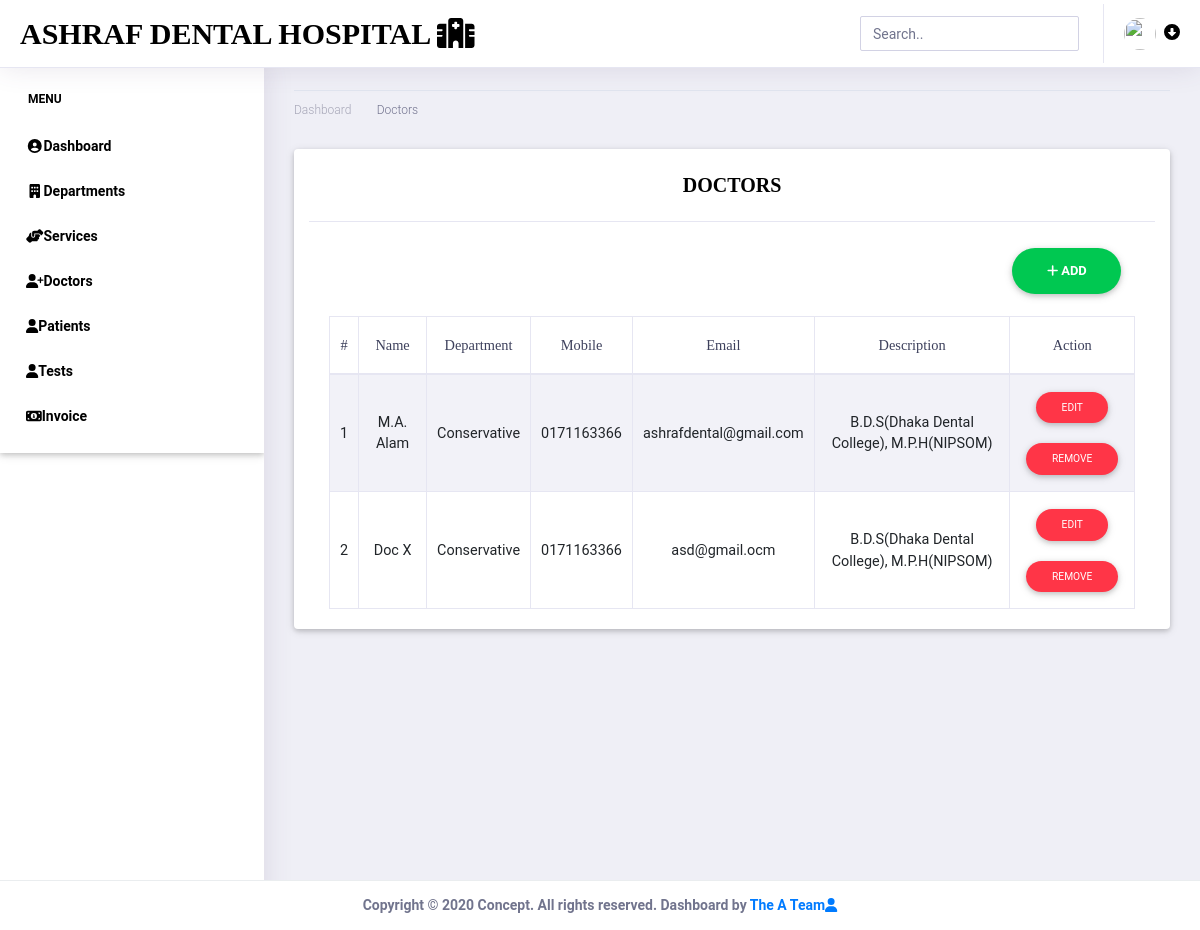
Page /doctors/ (signed in) on the earlier database version.
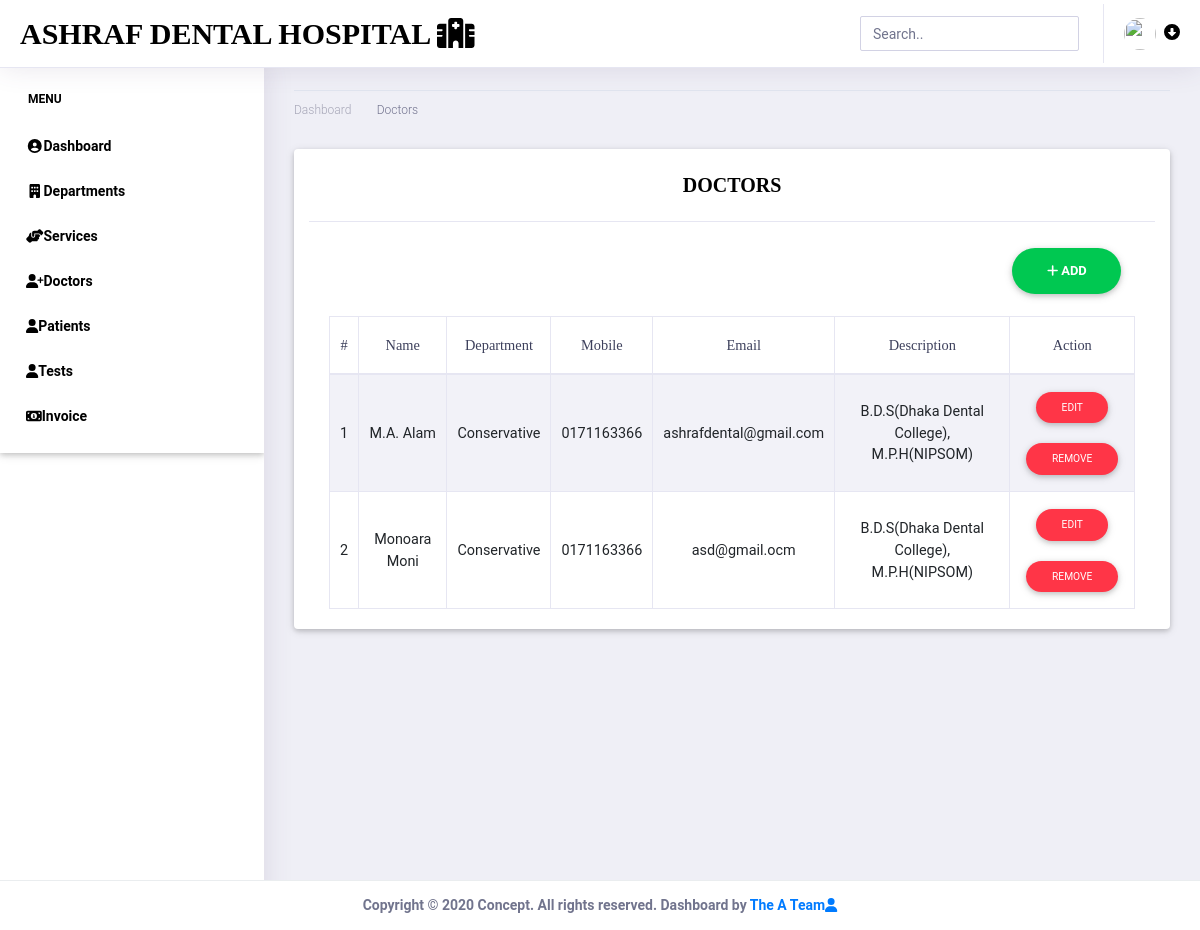
Same page on the later database version.
### doctor_app/models.py (models this page shows, shortened)
class Doctor(models.Model):
    department = models.ForeignKey(Department, related_name='doctors', on_delete=models.CASCADE)
    name = models.CharField(max_length=128)
    phone = models.CharField(max_length=20)
    email = models.EmailField(default='')
    description = models.TextField(max_length=512)

### department_app/models.py (models this page shows)
class Department(models.Model):
    name = models.CharField(max_length=128)
    def __str__(self):
        return self.name

### doctor_app/views.py (the view)
# urls.py: path('doctors/', include('doctor_app.urls')),
@login_required(login_url="/")
def doctors(request):
    doc = Doctor.objects.all()
    serial = list()
    for i in range(1, len(doc) + 1):
        serial.append(i)
    foo = zip(doc, serial)
    context = {'doctor': foo}
    return render(request, 'doctors.html',context)

### templates/doctors.html (shortened to what the changed rows need)
<!doctype html>
<html lang="en">
<head>
    <link rel="stylesheet" href="/static/assets/vendor/bootstrap/css/bootstrap.min.css">
    <link href="/static/assets/vendor/fonts/circular-std/style.css" rel="stylesheet">
    <link rel="stylesheet" href="/static/assets/libs/css/style.css">
    <link rel="stylesheet" href="/static/assets/vendor/fonts/fontawesome/css/fontawesome-all.css">
    <link rel="stylesheet" href="/static/assets/vendor/charts/chartist-bundle/chartist.css">
    <link rel="stylesheet" href="/static/assets/vendor/charts/morris-bundle/morris.css">
    <link rel="stylesheet" href="/static/assets/vendor/fonts/material-design-iconic-font/css/materialdesignicons.min.css">
    <link rel="stylesheet" href="/static/assets/vendor/charts/c3charts/c3.css">
    <link rel="stylesheet" href="/static/assets/vendor/fonts/flag-icon-css/flag-icon.min.css">
    <link rel="stylesheet" href="/static/assets/libs/css/mdb.min.css" >
    <link rel="stylesheet" href="/static/assets/libs/css/animate-3.7.0.css">
    <link rel="stylesheet" href="/static/assets/libs/css/owl-carousel.min.css">
    <link rel="stylesheet" href="/static/assets/libs/css/mdb.min.css">
    <link rel="stylesheet" href="/static/assets/libs/css/all.css">
</head>
<body>
    <div class="dashboard-main-wrapper">
        <div class="dashboard-wrapper">
            <div class="dashboard-ecommerce">
                <div class="container-fluid dashboard-content ">
            <section class="contact-section area-padding">
                <div class="container card">
                  <div class="card-body">
                    <div id="table" class="table-editable">
                      <table class="table table-bordered table-responsive-md table-striped text-center">
                        <thead>
                          <tr>
                            <th class="text-center" color="black">#</th>
                            <th class="text-center" color="black">Name</th>
                            <th class="text-center" color="black">Department</th>
                              <th class="text-center" color="black">Mobile</th>
                              <th class="text-center" color="black">Email</th>
                            <th class="text-center" color="black">Description</th>
                              <th class="text-center" color="black">Action</th>
                          </tr>
                        </thead>
                        <tbody>
                          {% for val, s in doctor%}
                             <tr>
                                <td class="pt-3-half"  color="black">{{ s }}</td>
                                <td class="pt-3-half"  color="black">{{ val.name }}</td>
                                 <td class="pt-3-half"  color="black">{{ val.department }}</td>
                                 <td class="pt-3-half"  color="black">{{ val.phone }}</td>
                                 <td class="pt-3-half"  color="black">{{ val.email }}</td>
                                 <td class="pt-3-half"  color="black">{{ val.description }}</td>
                                <td>
                                    <span class="table-edit">
                                <a href="{% url 'edit-doc' val.id %}"><button type="button" class="btn btn-danger btn-rounded btn-sm my-0" >Edit</button></a>
                              </span><p></p>
                                  <span class="table-remove">
                                    <a href="{% url 'remove-doc' val.id %}"><button type="button" class="btn btn-danger btn-rounded btn-sm my-0">Remove</button></a>
                                  </span>
                                </td>
                              </tr>
                           {% endfor %}
                        </tbody>
                      </table>
                    </div>
                  </div>
                </div>
            </section>
        </div>
    </div>
        </div>
    </div>
</body>
</html>

Differences in the rows shown:
changed Doctor "asd@gmail.ocm": name "Doc X" → "Monoara Moni"
